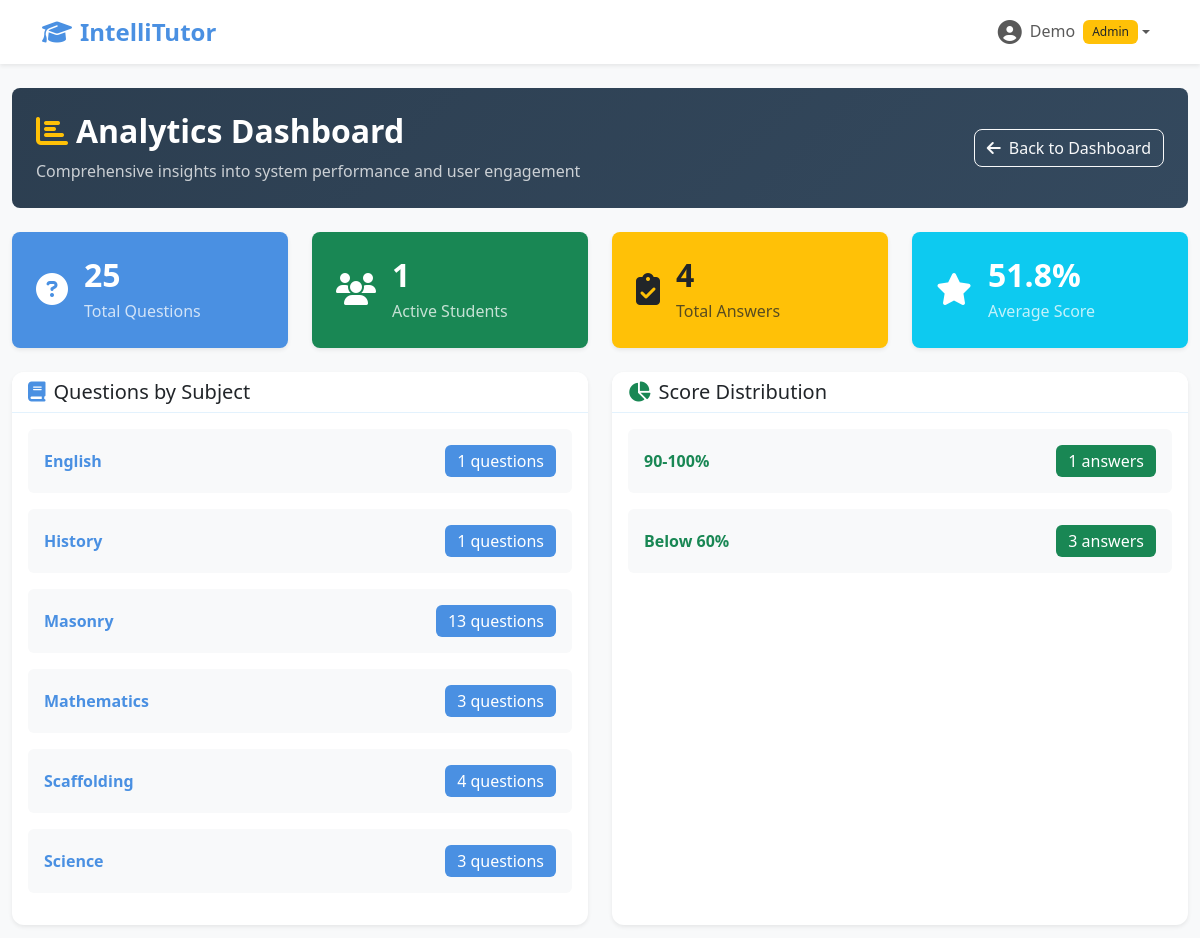
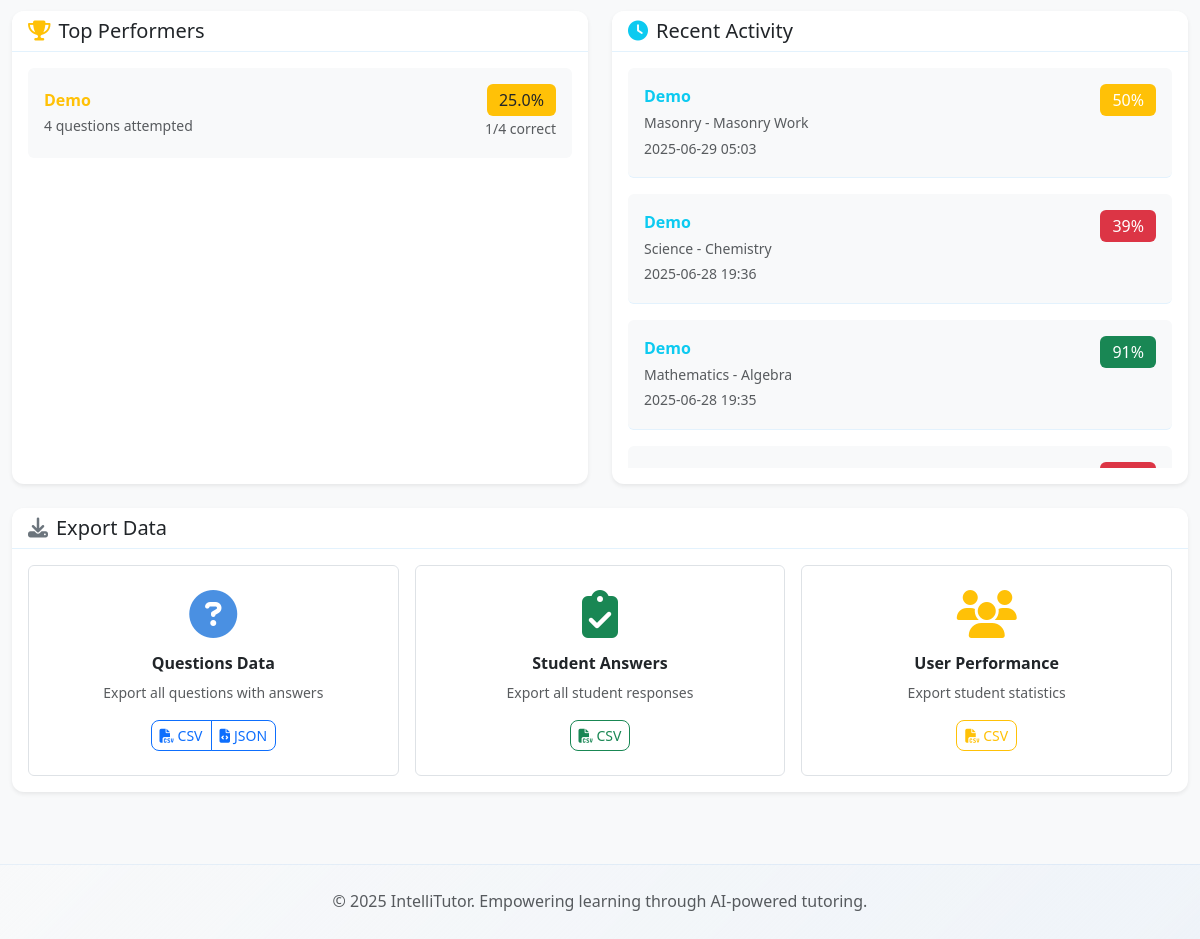
Page /admin/analytics (signed in) on the earlier database version (2 pictures, top to bottom).
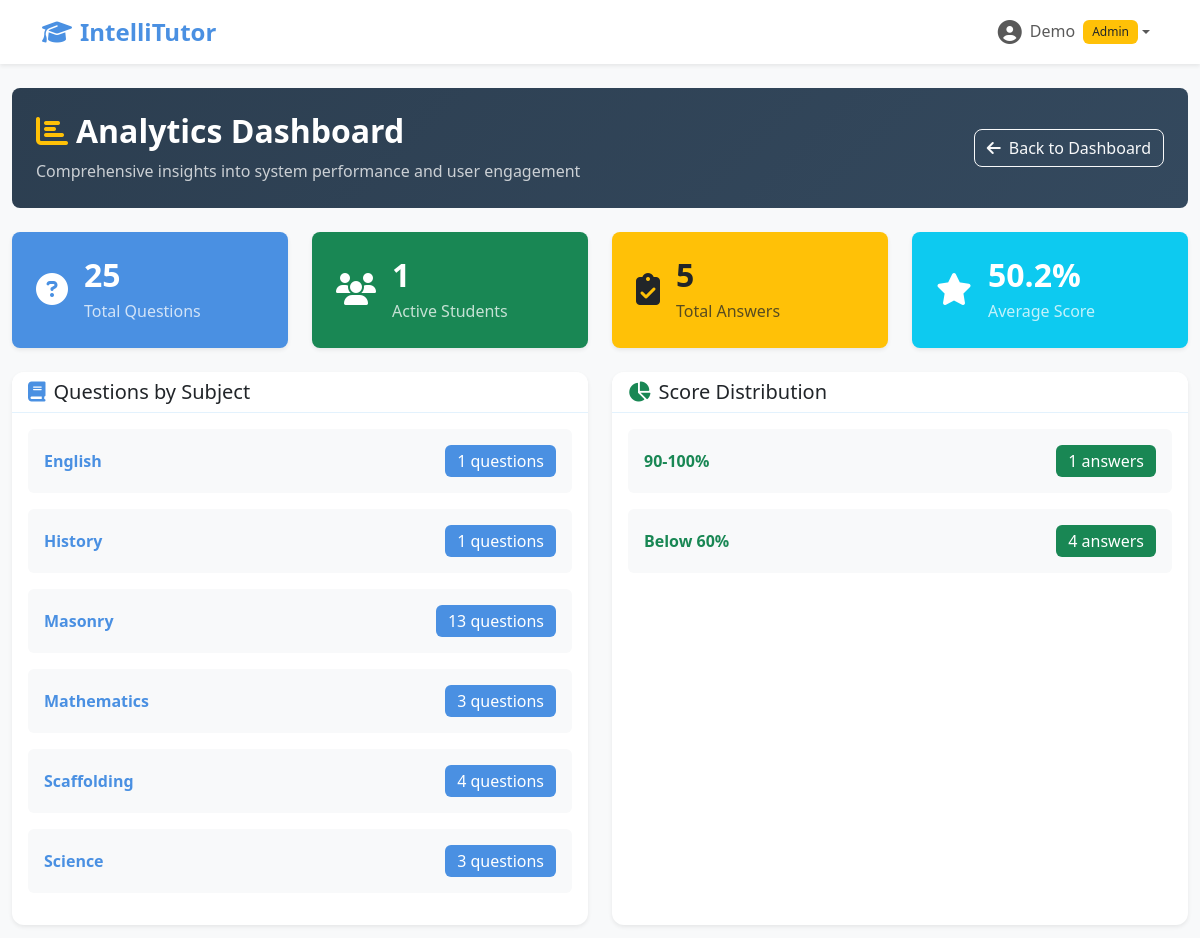
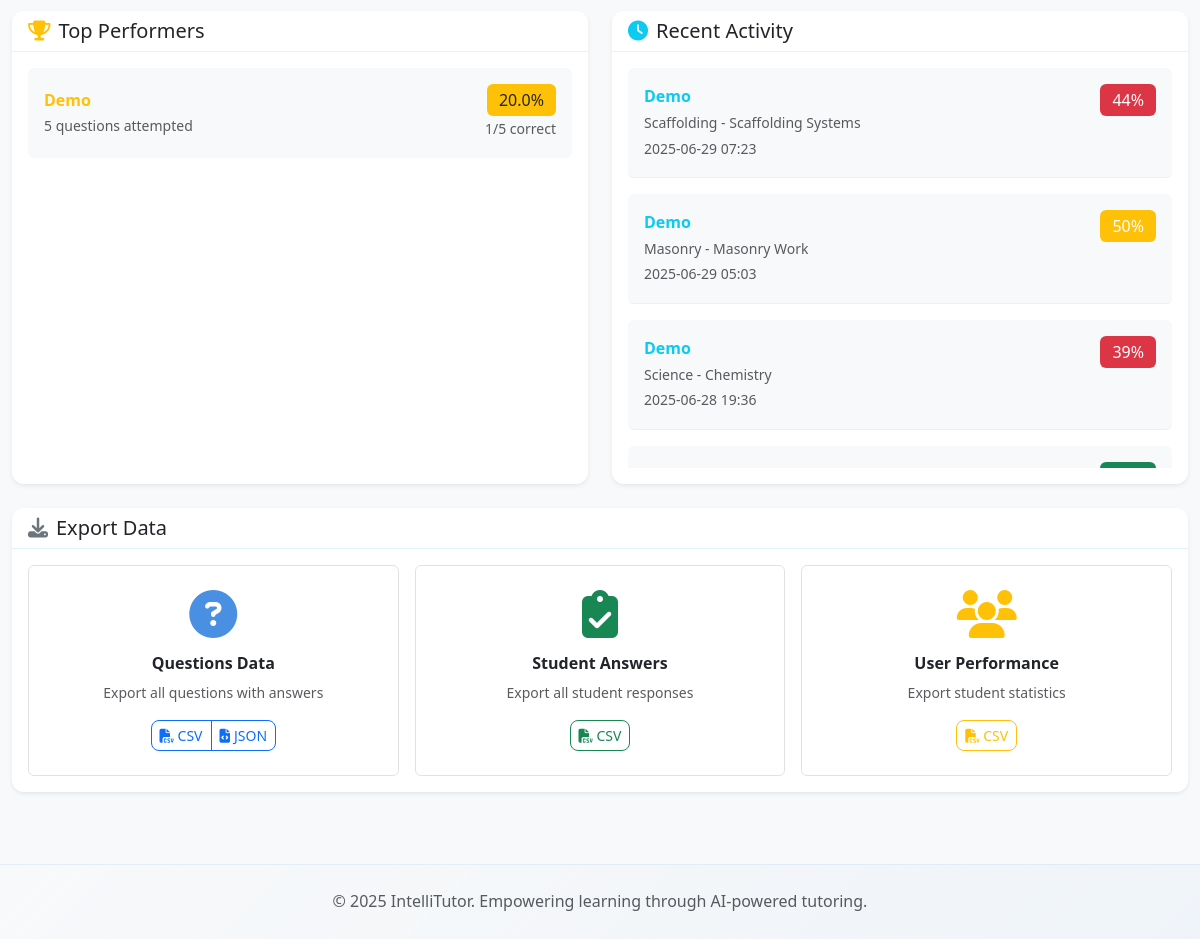
Same page on the later database version (2 pictures, top to bottom).
### models.py (models this page shows, shortened)
class Question(db.Model):
    __tablename__ = 'questions'
    id = db.Column(db.Integer, primary_key=True)
    subject = db.Column(db.String(100), nullable=False)
    topic = db.Column(db.String(100), nullable=False)
    question_text = db.Column(db.Text, nullable=False)
    model_answer = db.Column(db.Text, nullable=False)
    difficulty = db.Column(db.String(20), default='medium')  # easy, medium, hard
    created_at = db.Column(db.DateTime, default=datetime.now)

class User(UserMixin, db.Model):
    __tablename__ = 'users'
    id = db.Column(db.Integer, primary_key=True)
    username = db.Column(db.String(80), unique=True, nullable=False)
    email = db.Column(db.String(120), unique=True, nullable=False)
    password_hash = db.Column(db.String(256), nullable=False)
    first_name = db.Column(db.String(50), nullable=True)
    last_name = db.Column(db.String(50), nullable=True)
    role = db.Column(db.String(20), default='student')  # 'student' or 'admin'
    questions_attempted = db.Column(db.Integer, default=0)
    questions_correct = db.Column(db.Integer, default=0)
    total_score = db.Column(db.Integer, default=0)
    badges = db.Column(db.Integer, default=0)
    created_at = db.Column(db.DateTime, default=datetime.now)
    updated_at = db.Column(db.DateTime, default=datetime.now, onupdate=datetime.now)

class Answer(db.Model):
    __tablename__ = 'answers'
    id = db.Column(db.Integer, primary_key=True)
    user_id = db.Column(db.String, db.ForeignKey('users.id'), nullable=False)
    question_id = db.Column(db.Integer, db.ForeignKey('questions.id'), nullable=False)
    user_answer = db.Column(db.Text, nullable=False)
    score = db.Column(db.Integer, nullable=False)  # 0-100
    feedback = db.Column(db.Text, nullable=False)
    created_at = db.Column(db.DateTime, default=datetime.now)
    user = db.relationship('User', backref=db.backref('answers', lazy=True))
    question = db.relationship('Question', backref=db.backref('answers', lazy=True))

### routes.py (the view)
@app.route('/admin/analytics')
@require_admin
def admin_analytics():
    total_questions = Question.query.count()
    questions_by_subject = db.session.query(Question.subject, db.func.count(Question.id)).group_by(Question.subject).all()
    questions_by_difficulty = db.session.query(Question.difficulty, db.func.count(Question.id)).group_by(Question.difficulty).all()
    total_users = User.query.count()
    active_students = User.query.filter_by(role='student').filter(User.questions_attempted > 0).count()
    top_performers = User.query.filter_by(role='student').filter(User.questions_attempted > 0).order_by(
        (User.questions_correct * 100.0 / User.questions_attempted).desc()
    ).limit(10).all()
    total_answers = Answer.query.count()
    avg_score = db.session.query(db.func.avg(Answer.score)).scalar() or 0
    recent_activity = Answer.query.order_by(Answer.created_at.desc()).limit(20).all()
    score_distribution = []
    if total_answers > 0:
        score_90_100 = Answer.query.filter(Answer.score >= 90).count()
        score_80_89 = Answer.query.filter(Answer.score >= 80, Answer.score < 90).count()
        score_70_79 = Answer.query.filter(Answer.score >= 70, Answer.score < 80).count()
        score_60_69 = Answer.query.filter(Answer.score >= 60, Answer.score < 70).count()
        score_below_60 = Answer.query.filter(Answer.score < 60).count()
        score_distribution = [
            ('90-100', score_90_100),
            ('80-89', score_80_89),
            ('70-79', score_70_79),
            ('60-69', score_60_69),
            ('Below 60', score_below_60)
        ]
    return render_template('admin_analytics_simple.html',
                         total_questions=total_questions,
                         questions_by_subject=questions_by_subject,
                         questions_by_difficulty=questions_by_difficulty,
                         total_users=total_users,
                         active_students=active_students,
                         top_performers=top_performers,
                         total_answers=total_answers,
                         avg_score=round(avg_score, 1),
                         recent_activity=recent_activity,
                         score_distribution=score_distribution)

### auth.py (called while the page is built)
@login_manager.user_loader
def load_user(user_id):
    return User.query.get(int(user_id))

def require_admin(f):
    @wraps(f)
    def decorated_function(*args, **kwargs):
        if not current_user.is_authenticated:
            return redirect(url_for('auth.login', next=request.url))
        if current_user.role != 'admin':
            flash('Access denied. Admin privileges required.', 'error')
            return redirect(url_for('student_dashboard'))
        return f(*args, **kwargs)
    return decorated_function

### routes.py (called while the page is built)
@app.before_request
def make_session_permanent():
    session.permanent = True

### templates/admin_analytics_simple.html (shortened to what the changed rows need)
{% extends "base.html" %}
{% block content %}
<div class="container-fluid py-4">
    <div class="row mb-4">
        <div class="col-12">
            <div class="admin-header bg-dark text-white p-4 rounded-3">
                <div class="row align-items-center">
                    <div class="col-md-8">
                        <h1 class="h2 fw-bold mb-2">
                            <i class="fas fa-chart-bar me-2 text-warning"></i>Analytics Dashboard
                        </h1>
                    </div>
                </div>
            </div>
        </div>
    </div>
    <div class="row g-4 mb-4">
        <div class="col-lg-3 col-md-6">
            <div class="stat-card bg-warning text-dark rounded-3 p-4 shadow-sm">
                <div class="d-flex align-items-center">
                    <div>
                        <h3 class="h2 fw-bold mb-1">{{ total_answers }}</h3>
                        <p class="mb-0 opacity-75">Total Answers</p>
                    </div>
                </div>
            </div>
        </div>
        <div class="col-lg-3 col-md-6">
            <div class="stat-card bg-info text-white rounded-3 p-4 shadow-sm">
                <div class="d-flex align-items-center">
                    <div>
                        <h3 class="h2 fw-bold mb-1">{{ avg_score }}%</h3>
                        <p class="mb-0 opacity-75">Average Score</p>
                    </div>
                </div>
            </div>
        </div>
    </div>
    <div class="row g-4">
        <div class="col-lg-6">
            <div class="card shadow-sm h-100">
                <div class="card-body">
                    {% if questions_by_subject %}
                        {% for subject, count in questions_by_subject %}
                        <div class="d-flex justify-content-between align-items-center mb-3 p-3 bg-light rounded">
                            <div>
                                <strong class="text-primary">{{ subject }}</strong>
                            </div>
                            <div class="text-end">
                                <span class="badge bg-primary fs-6">{{ count }} questions</span>
                            </div>
                        </div>
                        {% endfor %}
                    {% else %}
                        <div class="text-center text-muted py-4">
                            <i class="fas fa-book fa-3x mb-3 opacity-50"></i>
                            <p class="mb-0">No questions available yet.</p>
                        </div>
                    {% endif %}
                </div>
            </div>
        </div>
        <div class="col-lg-6">
            <div class="card shadow-sm h-100">
                <div class="card-body">
                    {% if score_distribution %}
                        {% for score_range, count in score_distribution %}
                        {% if count > 0 %}
                        <div class="d-flex justify-content-between align-items-center mb-3 p-3 bg-light rounded">
                            <div>
                                <strong class="text-success">{{ score_range }}%</strong>
                            </div>
                            <div class="text-end">
                                <span class="badge bg-success fs-6">{{ count }} answers</span>
                            </div>
                        </div>
                        {% endif %}
                        {% endfor %}
                    {% else %}
                        <div class="text-center text-muted py-4">
                            <i class="fas fa-chart-bar fa-3x mb-3 opacity-50"></i>
                            <p class="mb-0">No answer data available yet.</p>
                        </div>
                    {% endif %}
                </div>
            </div>
        </div>
        <div class="col-lg-6">
            <div class="card shadow-sm h-100">
                <div class="card-body">
                    {% if top_performers %}
                        {% for user in top_performers %}
                        <div class="d-flex justify-content-between align-items-center mb-3 p-3 bg-light rounded">
                            <div>
                                <strong class="text-warning">{{ user.first_name or user.username }}</strong>
                                <br>
                                <small class="text-muted">{{ user.questions_attempted }} questions attempted</small>
                            </div>
                            <div class="text-end">
                                <span class="badge bg-warning text-dark fs-6">
                                    {{ "%.1f"|format((user.questions_correct * 100.0 / user.questions_attempted) if user.questions_attempted > 0 else 0) }}%
                                </span>
                                <br>
                                <small class="text-muted">{{ user.questions_correct }}/{{ user.questions_attempted }} correct</small>
                            </div>
                        </div>
                        {% endfor %}
                    {% else %}
                        <div class="text-center text-muted py-4">
                            <i class="fas fa-user-graduate fa-3x mb-3 opacity-50"></i>
                            <p class="mb-0">No student activity yet.</p>
                        </div>
                    {% endif %}
                </div>
            </div>
        </div>
        <div class="col-lg-6">
            <div class="card shadow-sm h-100">
                <div class="card-body">
                    {% if recent_activity %}
                        <div style="max-height: 400px; overflow-y: auto;">
                            {% for answer in recent_activity %}
                            <div class="d-flex justify-content-between align-items-start mb-3 p-3 border-bottom bg-light rounded">
                                <div>
                                    <strong class="text-info">{{ answer.user.first_name or answer.user.username }}</strong>
                                    <br>
                                    <small class="text-muted">{{ answer.question.subject }} - {{ answer.question.topic }}</small>
                                    <br>
                                    <small class="text-muted">{{ answer.created_at.strftime('%Y-%m-%d %H:%M') if answer.created_at else 'Unknown' }}</small>
                                </div>
                                <div class="text-end">
                                    <span class="badge bg-{{ 'success' if answer.score >= 70 else 'warning' if answer.score >= 50 else 'danger' }} fs-6">
                                        {{ answer.score }}%
                                    </span>
                                </div>
                            </div>
                            {% endfor %}
                        </div>
                    {% else %}
                        <div class="text-center text-muted py-4">
                            <i class="fas fa-history fa-3x mb-3 opacity-50"></i>
                            <p class="mb-0">No recent activity.</p>
                        </div>
                    {% endif %}
                </div>
            </div>
        </div>
    </div>
</div>
{% endblock %}

Differences in the rows shown:
no longer on this page (row unchanged): Answer: user "Demo", question.subject "Mathematics", question.topic "Algebra", created_at "2025-06-28 19:35", score "91"
changed User (number 2 of 2 on the later page): questions_attempted "4" → "5"; questions_attempted+questions_correct "25.0" → "20.0"
added Answer: user "Demo", question.subject "Scaffolding", question.topic "Scaffolding Systems", created_at "2025-06-29 07:23", score "44"
Other differences:
{{ total_answers }}: "4" → "5"
{{ avg_score }}: "51.8" → "50.2"
new list line: "Below 60 % 4 answers"
list line gone: "Below 60 % 3 answers"
